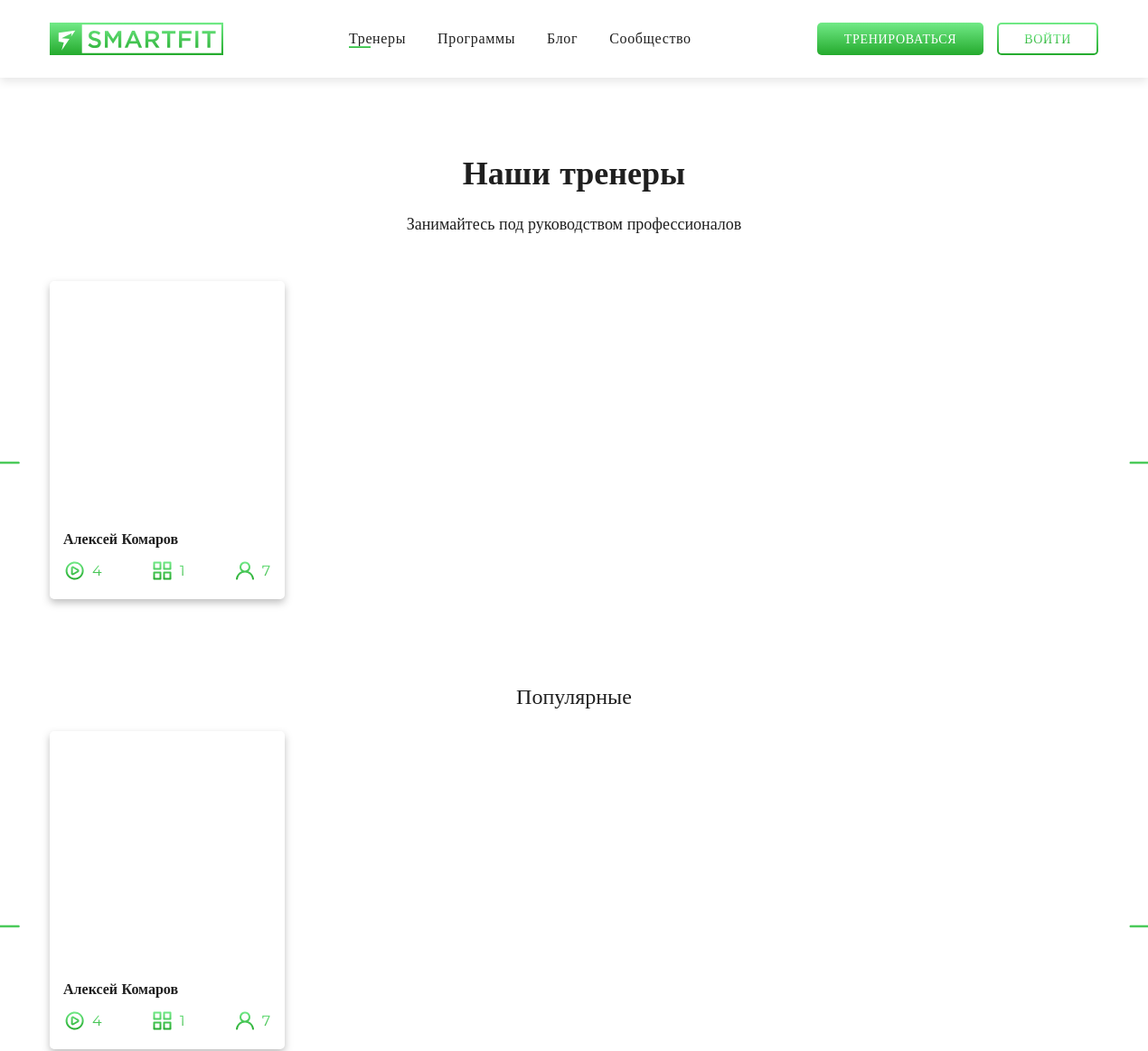
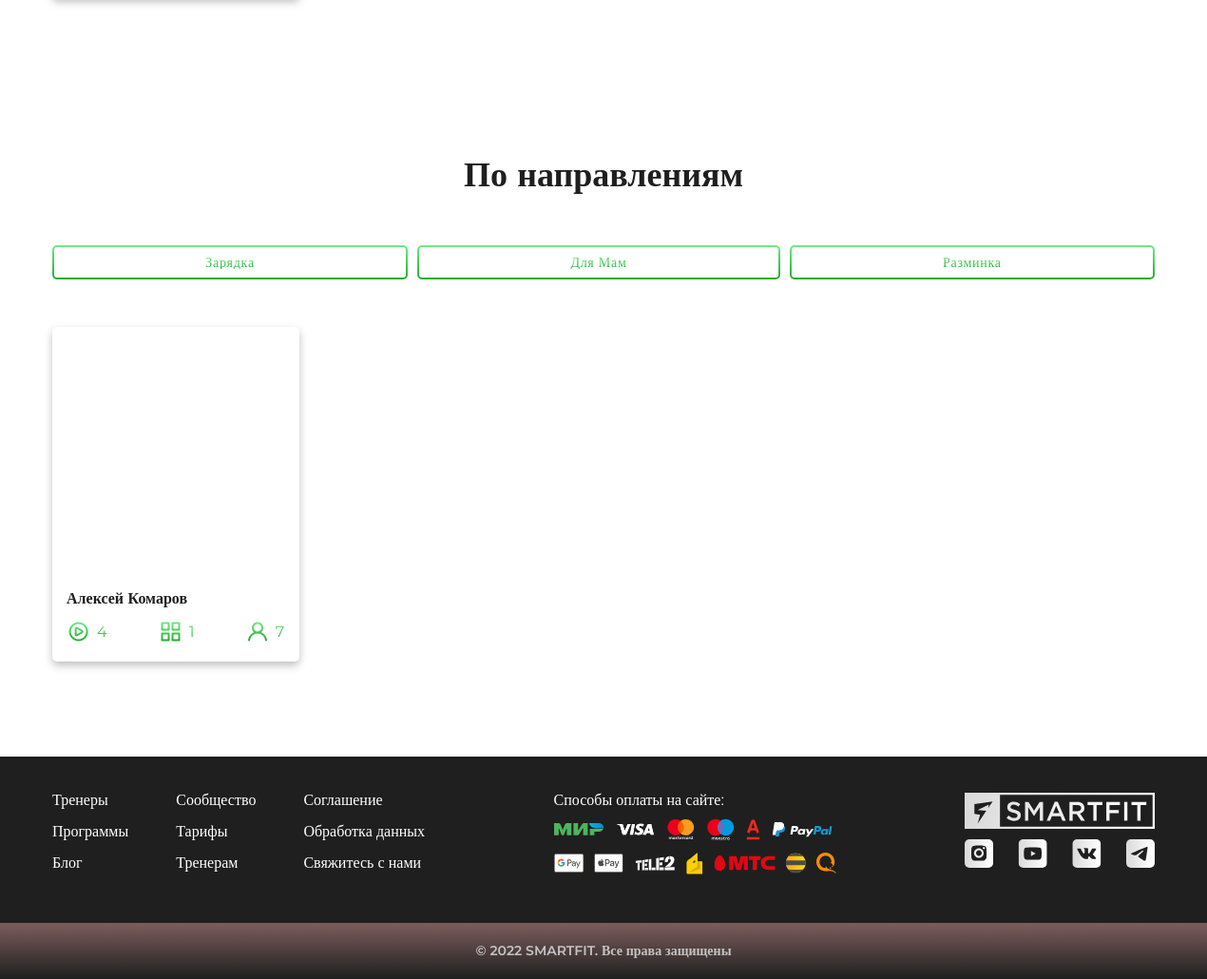
The page /trainers/ on the database as committed earlier (2 pictures, top to bottom).
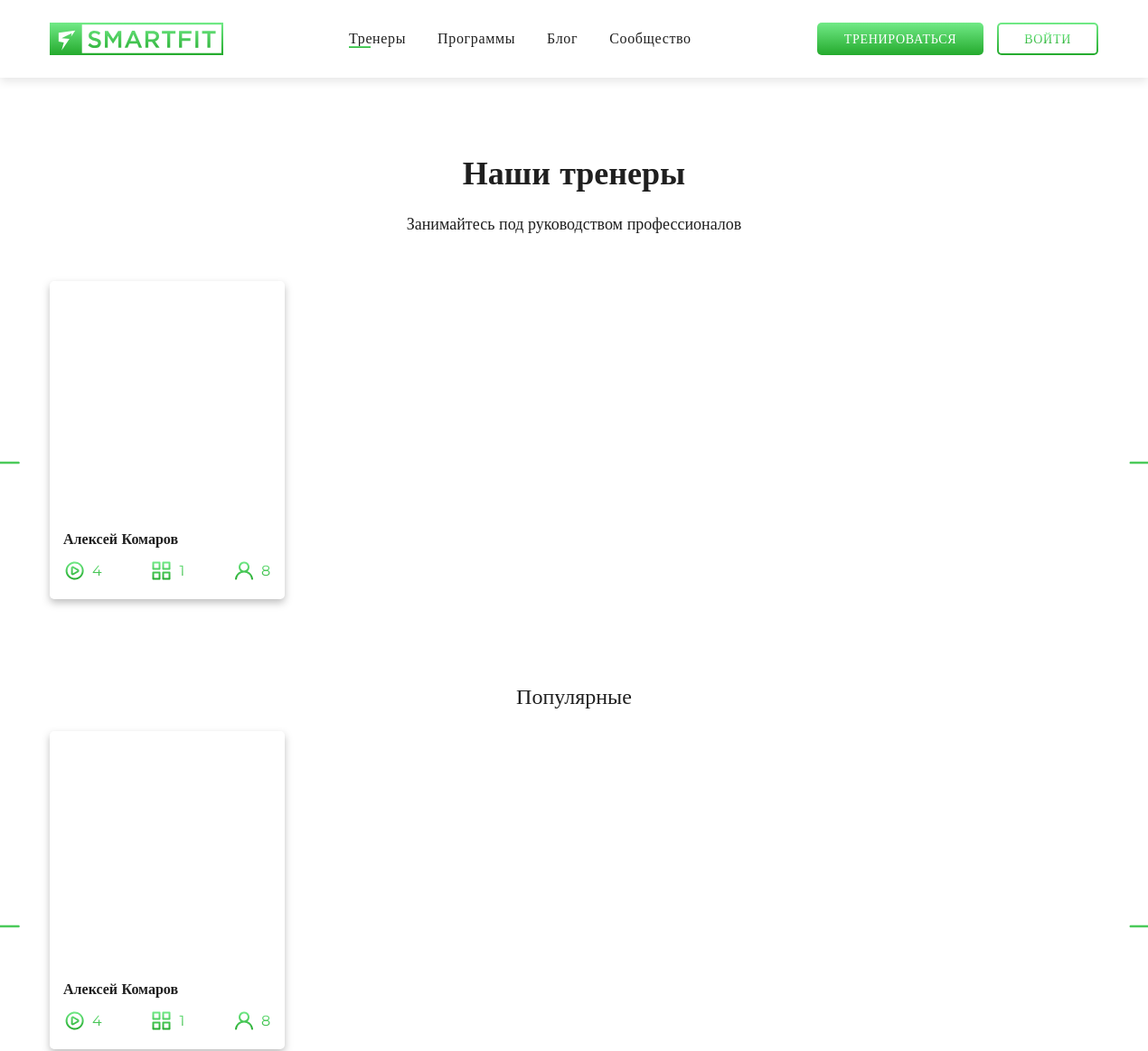
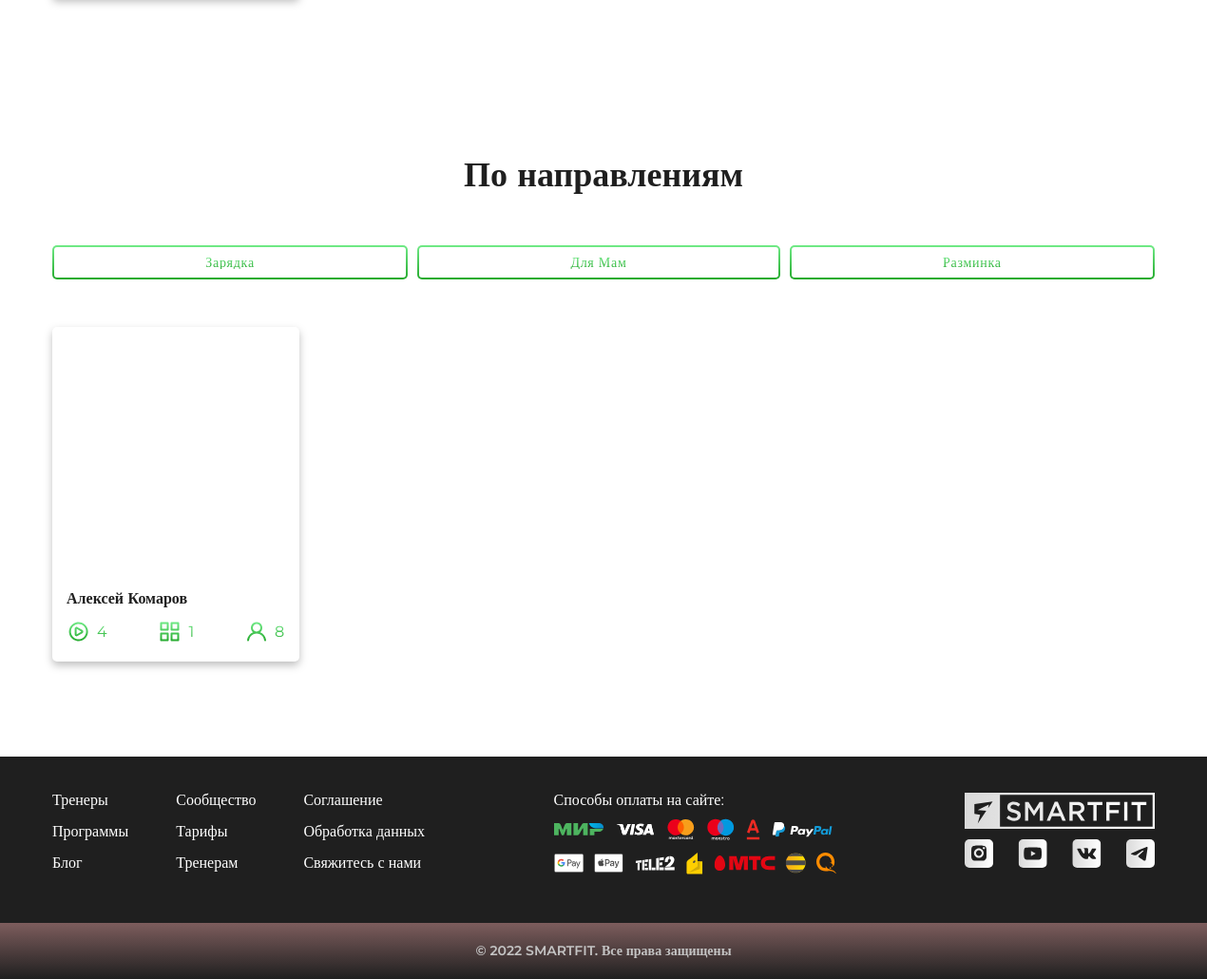
The same page on the database as committed later (2 pictures, top to bottom).
### core/models.py (models this page shows, shortened)
class Trainer(models.Model):
    name = models.CharField(max_length=20, verbose_name='Имя')
    trend = models.ForeignKey(Trend, on_delete=models.SET_NULL, null=True)
    preview_pic = models.ImageField()
    main_pic = models.ImageField(default=0)
    bio = models.TextField()
    video = models.CharField(max_length=1000)
    direction = models.ManyToManyField(Direction, through='Workout')
    workouts = models.IntegerField(default=0)
    programs = models.IntegerField(default=0)
    subscribers = models.IntegerField(default=0)
    class Meta:
        verbose_name = 'Тренер'

### core/views.py (the view)
# urls.py: path('trainers/', views.trainers, name='trainers'),
def trainers(request):
    template = 'trainers.html'
    context = {
        'popular': Trainer.objects.order_by('subscribers')[:10],
        'all': Trainer.objects.all(),
        'directions': Direction.objects.all(),
    }
    return render(request, template, context)

### core/templates/trainers.html (shortened to what the changed rows need)
<!DOCTYPE html>
<html lang="en" xmlns="http://www.w3.org/1999/html">
<head>
    <link rel="stylesheet" href="../static/fonts/stylesheet.css">
    <link rel="stylesheet" href="../static/css/SF_main.css">
    <link rel="stylesheet" href="../static/css/SF_components.css">
    <link rel="stylesheet" href="../static/css/SF_lk.css">
    <link rel="stylesheet" href="../static/css/modal.css">
</head>
<body>
<div class="trainers page">
    <div class="trainers__inner wrapper">
        <h2 class="trainers__title center">Наши тренеры</h2>
        <div class="wrapper">
            <div class='carousel trainers__carousel-1'>
                <div class="carousel__inner">
                    <div class="carousel__swiper swiper-container trainers__carousel-1">
                        <div class="swiper-wrapper">
                            {% for i in all %}
                                <a href="{% url 'trainer' i.id %}">
                                    <div class="swiper-slide">
                                        <div class="trainer-slide">
                                            <div class="trainer-slide__frame"
                                                 style='background-image: url("/media/{{ i.preview_pic }}")'></div>
                                            <div class="trainer-slide__info">
                                                <p class="trainer-slide__name">{{ i.name }}</p>
                                                <div class="trainer-slide__misc">
                                                    <div class="trainer-slide__item">
                                                        <img src='../static/images/videos.svg' alt=""
                                                             class="trainer-slide__item-icon"/>
                                                        {{ i.workouts }}
                                                    </div>
                                                    <div class="trainer-slide__item">
                                                        <img src='../static/images/apps.svg' alt=""
                                                             class="trainer-slide__item-icon"/>
                                                        {{ i.programs }}
                                                    </div>
                                                    <div class="trainer-slide__item">
                                                        <img src='../static/images/user.svg' alt=""
                                                             class="trainer-slide__item-icon"/>
                                                        {{ i.subscribers }}
                                                    </div>
                                                </div>
                                            </div>
                                        </div>
                                    </div>
                                </a>
                            {% endfor %}
                        </div>
                    </div>
                </div>
            </div>
        </div>
        <div class="wrapper">
            <div class='carousel trainers__carousel-2'>
                <div class="carousel__inner">
                    <div class="carousel__swiper swiper-container trainers__carousel-2">
                        <div class="swiper-wrapper">
                            {% for i in popular %}
                                <a href="{% url 'trainer' i.id %}">
                                    <div class="swiper-slide">
                                        <div class="trainer-slide">
                                            <div class="trainer-slide__frame"
                                                 style='background-image: url("../../media/{{ i.preview_pic }}")'></div>
                                            <div class="trainer-slide__info">
                                                <p class="trainer-slide__name">{{ i.name }}</p>
                                                <div class="trainer-slide__misc">
                                                    <div class="trainer-slide__item">
                                                        <img src='../static/images/videos.svg' alt=""
                                                             class="trainer-slide__item-icon"/>
                                                        {{ i.workouts }}
                                                    </div>
                                                    <div class="trainer-slide__item">
                                                        <img src='../static/images/apps.svg' alt=""
                                                             class="trainer-slide__item-icon"/>
                                                        {{ i.programs }}
                                                    </div>
                                                    <div class="trainer-slide__item">
                                                        <img src='../static/images/user.svg' alt=""
                                                             class="trainer-slide__item-icon"/>
                                                        {{ i.subscribers }}
                                                    </div>
                                                </div>
                                            </div>
                                        </div>
                                    </div>
                                </a>
                            {% endfor %}
                        </div>
                    </div>
                </div>
            </div>
        </div>
        <h2 class="trainers__title trainers__title-2">По направлениям</h2>
        {% if request.user_agent.is_mobile %}
            <div class="wrapper">
                <div class='carousel trainers-mobile'>
                    <div class="carousel__inner">
                        <div class="carousel__swiper swiper-container trainers-mobile">
                            <div class="swiper-wrapper">
                                {% for i in all %}
                                    <a href="{% url 'trainer' i.id %}">
                                        <div class="swiper-slide
                                                {% for j in i.direction.all %}{{ j.id }} {% endfor %} trainers_filter_slide">
                                            <div class="trainer-slide">
                                                <div class="trainer-slide__frame" style='
                                                        background-image:url("/media/{{ i.preview_pic }}") '></div>
                                                <div class="trainer-slide__info">
                                                    <p class="trainer-slide__name">{{ i.name }}</p>
                                                    <div class="trainer-slide__misc">
                                                        <div class="trainer-slide__item">
                                                            <img src='../static/images/videos.svg' alt=""
                                                                 class="trainer-slide__item-icon"/>
                                                            {{ i.workouts }}
                                                        </div>
                                                        <div class="trainer-slide__item">
                                                            <img src='../static/images/apps.svg' alt=""
                                                                 class="trainer-slide__item-icon"/>
                                                            {{ i.programs }}
                                                        </div>
                                                        <div class="trainer-slide__item">
                                                            <img src='../static/images/user.svg' alt=""
                                                                 class="trainer-slide__item-icon"/>
                                                            {{ i.subscribers }}
                                                        </div>
                                                    </div>
                                                </div>
                                            </div>
                                        </div>
                                    </a>
                                {% endfor %}
                            </div>
                        </div>
                    </div>
                </div>
            </div>
        {% else %}
            <div class="trainers__box">
                {% for i in all %}
                    <div class="trainer-slide
                            {% for j in i.direction.all %}{{ j.id }} {% endfor %} trainers_filter_slide">
                        <a href="{% url 'trainer' i.id %}">
                            <div class="trainer-slide__frame"
                                 style="background-image:url('/media/{{ i.preview_pic }}')"></div>
                            <div class="trainer-slide__info">
                                <p class="trainer-slide__name">{{ i.name }}</p>
                                <div class="trainer-slide__misc">
                                    <div class="trainer-slide__item">
                                        <img src="../static/images/videos.svg" alt="" class="trainer-slide__item-icon"/>
                                        {{ i.workouts }}
                                    </div>
                                    <div class="trainer-slide__item">
                                        <img src="../static/images/apps.svg" alt="" class="trainer-slide__item-icon"/>
                                        {{ i.programs }}
                                    </div>
                                    <div class="trainer-slide__item">
                                        <img src="../static/images/user.svg" alt="" class="trainer-slide__item-icon"/>
                                        {{ i.subscribers }}
                                    </div>
                                </div>
                            </div>
                        </a>
                    </div>
                {% endfor %}
            </div>
        {% endif %}
    </div>
</div>
</body>
</html>

Rows that differ between the two databases and show on the page:
changed Trainer "Алексей Комаров": subscribers "7" → "8"
